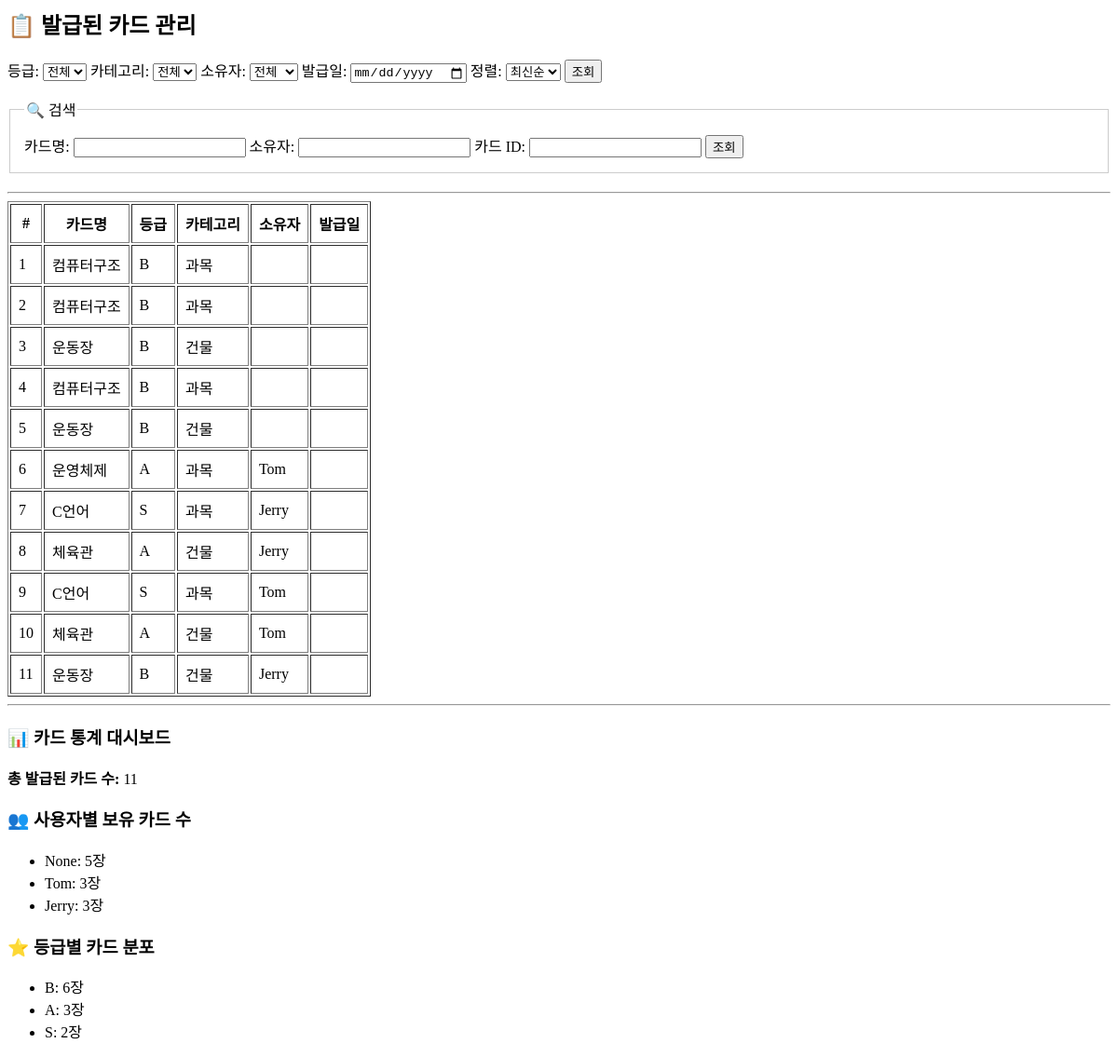
The page /cards/manage/ on the database as committed earlier.
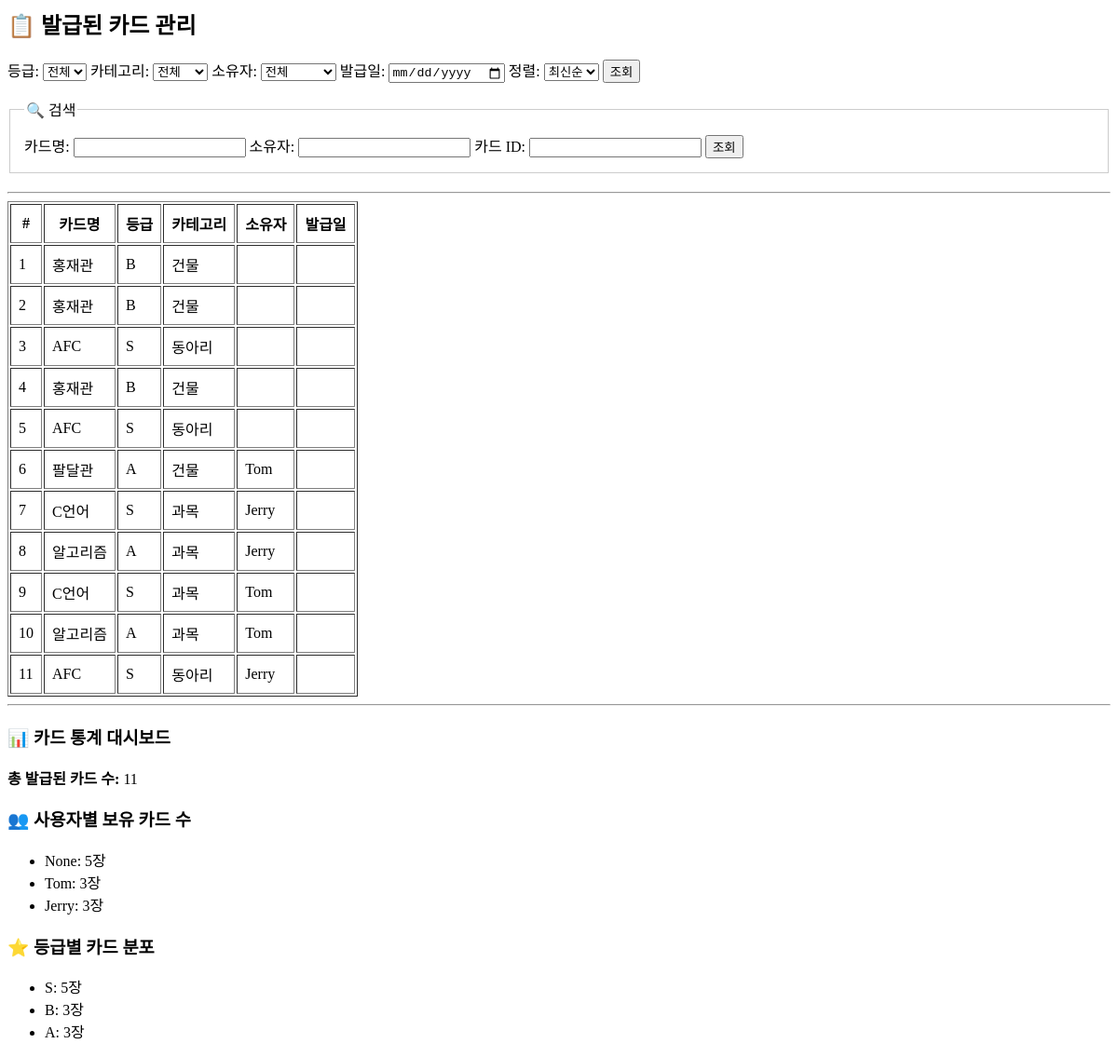
The same page on the database as committed later.
### cards/models.py (models this page shows, shortened)
class CreatedCard(models.Model):
    card = models.ForeignKey(Card, on_delete=models.SET_NULL, null=True, blank=True)
    owner = models.ForeignKey(User, on_delete=models.SET_NULL, null=True, blank=True)
    trade_info = models.TextField(blank=True, null=True)
    created_at = models.DateTimeField(auto_now_add=True)
    deleted_at = models.DateTimeField(null=True, blank=True)

class Card(models.Model):
    name = models.CharField(max_length=100)
    category = models.ForeignKey(Category, on_delete=models.SET_NULL, null=True, blank=True)
    description = models.TextField()
    image_url = models.ImageField(upload_to='card_images/')
    grade = models.ForeignKey(Grade, on_delete=models.SET_NULL, null=True, blank=True)

class Category(models.Model):
    name = models.CharField(max_length=50)
    Year = models.CharField(max_length=4)
    def __str__(self):
        return self.name

class Grade(models.Model):
    name = models.CharField(max_length=50)
    def __str__(self):
        return self.name

class User(AbstractBaseUser, PermissionsMixin):
    username = models.CharField(max_length=50, unique=True)
    name = models.CharField(max_length=50)
    role = models.CharField(max_length=20, default='user')
    is_active = models.BooleanField(default=True)
    is_staff = models.BooleanField(default=False)
    objects = UserManager()
    USERNAME_FIELD = 'username'
    REQUIRED_FIELDS = ['name']

### cards/views.py (the view)
# urls.py: path('manage/', views.manage_cards, name='manage_cards'),
def manage_cards(request):
    cards = CreatedCard.objects.all()   # foreignkey로 설정해놔서 다 받아와짐
    total_count = cards.count()
    user_counts = cards.values('owner__username').annotate(count=Count('id')).order_by('-count')
    grade_counts = cards.values('card__grade__name').annotate(count=Count('id')).order_by('-count')
    selected_grade = request.GET.get('grade')
    selected_category = request.GET.get('category')
    selected_owner = request.GET.get('owner')
    selected_date = request.GET.get('date')
    sort_option = request.GET.get('sort')
    search_name = request.GET.get('search_name')
    search_owner = request.GET.get('search_owner')
    search_id = request.GET.get('search_id')
    if selected_grade:
        cards = cards.filter(card__grade__id=selected_grade)
    if selected_category:
        cards = cards.filter(card__category__id=selected_category)
    if selected_owner:
        cards = cards.filter(owner__id=selected_owner)
    if selected_date:
        cards = cards.filter(created_at__date=selected_date)
    if search_name:
        cards = cards.filter(card__name__icontains=search_name)
    if search_owner:
        cards = cards.filter(owner__username__icontains=search_owner)
    if search_id:
        cards = cards.filter(card__id=search_id)
    if sort_option == 'name':
        cards = cards.order_by('card__name')
    elif sort_option == 'grade':
        cards = cards.order_by('card__grade__name')
    else:
        cards = cards.order_by('created_at')
    context = {
        'cards': cards,
        'grades':Grade.objects.all(),
        'categories': Category.objects.all(),
        'owners': User.objects.all(),
        'selected_grade': selected_grade,
        'selected_category': selected_category,
        'selected_owner': selected_owner,
        'selected_date' : selected_date,
        'search_name': search_name,
        'search_owner': search_owner,
        'search_id': search_id,
        'sort_option': sort_option,
        'total_count': total_count,
        'user_counts': user_counts,
        'grade_counts': grade_counts,
    }
    return render(request,'cards/manage.html',
                  context
                  )

### cards/templates/cards/manage.html (shortened to what this page needs)
<h2>📋 발급된 카드 관리</h2>
<form method="get">
  <label>등급:</label>
  <select name="grade">
    <option value="">전체</option>
  </select>
  <label>카테고리:</label>
  <select name="category">
    <option value="">전체</option>
  </select>
  <label>소유자:</label>
  <select name="owner">
    <option value="">전체</option>
  </select>
  <label>발급일:</label>
  <input type="date" name="date">
  <label>정렬:</label>
  <select name="sort">
    <option value="recent">최신순</option>
  </select>
  <button type="submit">조회</button>
</form>
<form method="GET">
    <fieldset style="border:1px solid #ccc; padding:15px; margin-bottom:20px;">
        <legend>🔍 검색</legend>
        <label>카드명:</label>
        <input type="text" name="search_name">
        <label>소유자:</label>
        <input type="text" name="search_owner">
        <label>카드 ID:</label>
        <input type="number" name="search_id">
        <button type="submit">조회</button>
      </fieldset>
</form>
<hr>
<table border="1" cellpadding="8">
  <thead>
    <tr>
      <th>#</th>
      <th>카드명</th>
      <th>등급</th>
      <th>카테고리</th>
      <th>소유자</th>
      <th>발급일</th>
    </tr>
  </thead>
  <tbody>
    {% for uc in cards %}
    <tr>
      <td>{{ forloop.counter }}</td>
      <td>{{ uc.card.name }}</td>
      <td>{{ uc.card.grade }}</td>
      <td>{{ uc.card.category }}</td>
      <td>{{ uc.owner.username }}</td>
      <td>{{ uc.acquired_at|date:"Y-m-d H:i" }}</td>
    </tr>
    {% empty %}
    <tr><td colspan="6">조건에 맞는 카드가 없습니다.</td></tr>
    {% endfor %}
  </tbody>
</table>
<hr>
<h3>📊 카드 통계 대시보드</h3>
<p><strong>총 발급된 카드 수:</strong> {{ total_count }}</p>
<h3>👥 사용자별 보유 카드 수</h3>
<ul>
  {% for row in user_counts %}
    <li>{{ row.owner__username }}: {{ row.count }}장</li>
  {% empty %}
    <li>보유 정보 없음</li>
  {% endfor %}
</ul>
<h3>⭐ 등급별 카드 분포</h3>
<ul>
  {% for row in grade_counts %}
    <li>{{ row.card__grade__name }}: {{ row.count }}장</li>
  {% empty %}
    <li>등급 정보 없음</li>
  {% endfor %}
</ul>

Rows that differ between the two databases and show on the page:
changed through a linked row, CreatedCard (number 1 of 11 on the later page): card.name "컴퓨터구조" → "홍재관"; card.category "과목" → "건물"
changed through a linked row, CreatedCard (number 2 of 11 on the later page): card.name "컴퓨터구조" → "홍재관"; card.category "과목" → "건물"
changed through a linked row, CreatedCard (number 3 of 11 on the later page): card.name "운동장" → "AFC"; card.grade "B" → "S"; card.category "건물" → "동아리"
changed through a linked row, CreatedCard (number 4 of 11 on the later page): card.name "컴퓨터구조" → "홍재관"; card.category "과목" → "건물"
changed through a linked row, CreatedCard (number 5 of 11 on the later page): card.name "운동장" → "AFC"; card.grade "B" → "S"; card.category "건물" → "동아리"
changed through a linked row, CreatedCard: card.name "운영체제" → "팔달관"; card.category "과목" → "건물"
changed through a linked row, CreatedCard (number 8 of 11 on the later page): card.name "체육관" → "알고리즘"; card.category "건물" → "과목"
changed through a linked row, CreatedCard (number 10 of 11 on the later page): card.name "체육관" → "알고리즘"; card.category "건물" → "과목"
changed through a linked row, CreatedCard (number 11 of 11 on the later page): card.name "운동장" → "AFC"; card.grade "B" → "S"; card.category "건물" → "동아리"
Other text that changed with them:
new list line: "S : 5 장"
new list line: "B : 3 장"
list line gone: "B : 6 장"
list line gone: "S : 2 장"
